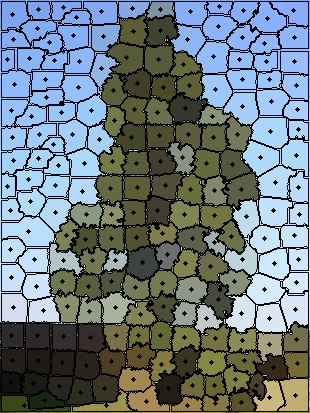
#> input picture tree-SLIC.jpg, 310 x 413 px
$ python slic_zero.py --image tree-SLIC.jpg   (older library calls are emulated)
#> lines starting #> are read from the running program, lines starting #| are printed output that depends on the picture; after the words box and inside, x2 and y2 are one past the last pixel; in counts of white or black regions, pixels touching at a corner belong together
### superpixels/slic.py
""" SLIC superpixel segmentation"""

from skimage.segmentation import slic

# **SLIC-algorithm:**
#
# Segments image using k-means clustering in Color-(x,y,z) space.
#
# - image: Input image, which can be 2D or 3D, and grayscale or multichannel.
# - num_superpixels: The (approximate) number of superpixels in the output
#   image.
# - compactness: Balances color proximity and space proximity. A higher value
#   value gives more weight to space proximity making superpixel shapes more
#   square/cubic. Default: 1.0.
# - max_iterations: Maximum number of iterations of k-means. Default: 10.
# - sigma: Width of gaussian smoothing kernel for pre-processing. Default: 0.0.


# [6 lines left out: function image_to_slic, not called in this run]


def image_to_slic_zero(image, num_superpixels, compactness=1.0,
                       max_iterations=10, sigma=0.0):
    """Segments image using the SLIC-zero algorithm, that is the zero-parameter
    mode of SLIC."""

    return slic(image, n_segments=num_superpixels, compactness=compactness,
                max_iter=max_iterations, sigma=sigma, slic_zero=True)

### superpixels/extract.py
import numpy as np

from .superpixel import Superpixel


def extract_superpixels(image, superpixel_representation):
    """Returns an array of all the superpixels found in scan-line order of the
    superpixel representation with the superpixel values as identifiers."""

    height, width = superpixel_representation.shape

    # Create the working dictionary of none initialized superpixels (except
    # their identifier and false bounding box coordinates).
    values = np.unique(superpixel_representation)
    superpixels = {
                i: Superpixel(id=i, left=float('inf'), top=float('inf'))
                for i in values
            }

    bounding = {
            i: {
                'right': float('-inf'),
                'bottom': float('-inf'),
            }
            for i in values
        }

    # Helper variable to calculate the scan-line order of the superpixels.
    order = 0

    # Iterate over each pixel once and collect as much information about
    # the individual superpixels as we can.
    for y, row in enumerate(superpixel_representation):
        for x, value in enumerate(row):
            s = superpixels[value]

            # Set the order and increment if not already set for this
            # superpixel.
            if s.order is None:
                s.order = order
                order += 1

            # Compute the upperleft coordinates of the bounding box.
            s.left = min(s.left, x)
            s.top = min(s.top, y)

            current_bounding = bounding[value]
            current_bounding['right'] = max(current_bounding['right'], x)
            current_bounding['bottom'] = max(current_bounding['bottom'], y)

            # Calculate and update neighbors.
            slice_x = __get_1x1_slice(x, width)
            slice_y = __get_1x1_slice(y, height)
            slice_1x1 = superpixel_representation[slice_y, slice_x]
            s.neighbors.update(slice_1x1.flatten())

    # Iterate over each superpixel and collect additional information.
    for s in superpixels.values():
        # Remove itself from neighborhood.
        s.neighbors.discard(s.id)

        # Slice the image to the bounding box.
        current_bounding = bounding[s.id]
        slice_x = slice(s.left, current_bounding['right'] + 1)
        slice_y = slice(s.top, current_bounding['bottom'] + 1)

        s.image = image[slice_y, slice_x]

        # Compute the mask.
        s.mask = __compute_mask(superpixel_representation[slice_y, slice_x],
                                s.id)

    # Return the list, sort it by the `order` attribute.
    return sorted(list(superpixels.values()), key=lambda s: s.order)


def __get_1x1_slice(index, maximum):
    """Returns the 1x1 neighborhood of `index` exlcuding values lower than
    0 and greater than or equal to maximum."""

    return slice(max(0, index - 1), min(maximum, index + 2))


def __compute_mask(image, value):
    """Returns the mask of an image, where everything not equals `value`
    is 0 and everything equals `value` is 255."""

    mask = np.zeros(image.shape, dtype=np.uint8)
    mask[image == value] = 255

    return mask

### superpixels/save.py
import os
import cv2
import imutils
import numpy as np

# Load the correct pickle implementation for different python versions.
try:
    import cPickle as pickle
except:
    import _pickle as pickle


def save_superpixel_image(image, superpixels, path, name,
                          show_contour=True, contour_color=(0, 0, 255),
                          contour_thickness=1, show_center=False,
                          center_radius=2, center_color=(0, 0, 255),
                          show_mean=False):
    """Saves the superpixel representation of an image to a file. Visualizes
    the superpixels by drawing contours, the superpixels with its mean color
    and/or their center of mass."""

    output_image = np.array(image)

    for s in superpixels:
        # For the drawing of the mean color and the contour, we need to
        # calculate the contour of the mask.
        #
        # **ATTENTION:** `findContours` modifies the source image, so we
        # need to copy the mask before passing it to OpenCV.
        contours = cv2.findContours(np.copy(s.mask), cv2.RETR_LIST,
                                    cv2.CHAIN_APPROX_NONE)

        # Grab the tuples based on whether we are using OpenCV 2.4 or 3.
        contours = contours[0] if imutils.is_cv2() else contours[1]

        if show_mean:
            # Draw the filled contour with the superpixels mean color.
            cv2.drawContours(output_image, contours, -1, s.mean, -1,
                             offset=(s.left, s.top))

        if show_contour:
            # Draw the outline of the contour with the contour color.
            cv2.drawContours(output_image, contours, -1, contour_color,
                             contour_thickness, offset=(s.left, s.top))

        if show_center:
            # Draw a filled circle with the contour color.
            cv2.circle(output_image, s.rounded_absolute_center, center_radius,
                       center_color, -1)

    # Write the image to the specified output path.
    try:
        os.makedirs(path)
    except:
        pass

    cv2.imwrite(os.path.join(path, name), output_image)


# [17 lines left out: functions save_superpixels, load_superpixels, not called in this run]

### superpixels/superpixel.py
import cv2
import numpy as np
from scipy import ndimage


class Superpixel(object):
    """Data class that holds all the information of a single superpixel."""

    def __init__(self, id=None, order=None, left=0, top=0, neighbors=None,
                 image=np.empty((0, 0, 3), dtype=np.float),
                 mask=np.empty((0, 0, 1), dtype=np.uint8)):

        # The identifier of the superpixel.
        self.id = id

        # The order of the superpixel. Corresponds to the scan line order of
        # the superpixels.
        self.order = order

        # The left coordinate of the bounding box of the superpixel.
        self.left = left

        # The top coordinate of the bounding box of the superpixel.
        self.top = top

        # The set of spatial neighbors of the superpixel saved by their id.
        self.neighbors = set() if neighbors is None else neighbors

        # The sliced image of the superpixel in the shape of its bounding box.
        self.image = image

        # The mask of the superpixel with the shape of its bounding box. A `0`
        # means that the pixel is outside of the superpixel, otherwise inside.
        self.mask = mask

    # [85 lines left out: functions width, height, count, relative_center, rounded_relative_center, absolute_center and 4 more, not called in this run]

### slic_zero.py
"""SLIC-zero Superpixel segmentation script
"""

from __future__ import print_function

import argparse
import cv2

from superpixels import (image_to_slic_zero, extract_superpixels,
                         save_superpixel_image)


# Possible arguments for the script. Look up each help parameter for additional
# information.
NUM_SEGMENTS = 100
COMPACTNESS = 1.0
MAX_ITERATIONS = 10
SIGMA = 0.0
SHOW_CONTOUR = True
CONTOUR_THICKNESS = 1
SHOW_CENTER = False
CENTER_RADIUS = 2
SHOW_MEAN = False


def get_arguments():
    """Parses the arguments from the terminal and overrides their corresponding
    default values. Returns all arguments in a dictionary."""

    parser = argparse.ArgumentParser(description='SLIC-zero Superpixel '
                                     'segmentation script')

    parser.add_argument('-i', '--image', required=True, type=str,
                        help='Path to the image')
    parser.add_argument('-o', '--output', type=str,
                        help='Path and name to the superpixel segmented image.'
                        ' Default: <image_path>/<image_name>-SLIC_zero.<ext>')

    parser.add_argument('--num-segments', type=int, default=NUM_SEGMENTS,
                        help='Number of segments. Default: {}'
                        .format(NUM_SEGMENTS))
    parser.add_argument('--compactness', type=float, default=COMPACTNESS,
                        help='Balances color proximity and space proximity. '
                        'A higher value gives more weight to space proximity '
                        'making superpixel shapes more square/cubic. Default: '
                        '{}'.format(COMPACTNESS))
    parser.add_argument('--max-iterations', type=int, default=MAX_ITERATIONS,
                        help='Maximum number of iterations of k-means. '
                        'Default: {}'.format(MAX_ITERATIONS))
    parser.add_argument('--sigma', type=float, default=SIGMA,
                        help='Width of gaussian smoothing kernel for pre-'
                        'processing. Default: {}'.format(SIGMA))

    group = parser.add_mutually_exclusive_group(required=False)
    group.add_argument('--contour', dest='show_contour',
                       action='store_true', help='Shows a contour of the '
                       'superpixels in the output image. Default: {}'
                       .format(SHOW_CONTOUR))
    group.add_argument('--no-contour', dest='show_contour',
                       action='store_false', help='Doesn\'t show a contour of '
                       'the superpixels in the output image. Default: {}'
                       .format(not SHOW_CONTOUR))
    parser.set_defaults(show_contour=SHOW_CONTOUR)
    parser.add_argument('--contour-thickness', type=int,
                        default=CONTOUR_THICKNESS, help='The thickness of the '
                        'drawn contour. Default: {}'.format(CONTOUR_THICKNESS))
    group = parser.add_mutually_exclusive_group(required=False)
    group.add_argument('--center', dest='show_center',
                       action='store_true', help='Shows the center of mass '
                       'for all superpixels in the output image. Default: {}'
                       .format(SHOW_CENTER))
    group.add_argument('--no-center', dest='show_center',
                       action='store_false', help='Doesn\'t show the center '
                       'of mass for all superpixels in the output image. '
                       'Default: {}'.format(not SHOW_CENTER))
    parser.set_defaults(show_center=SHOW_CENTER)
    parser.add_argument('--center-radius', type=int, default=CENTER_RADIUS,
                        help='The radius of the drawn center. Default: {}'
                        .format(CENTER_RADIUS))
    group = parser.add_mutually_exclusive_group(required=False)
    group.add_argument('--mean', dest='show_mean', action='store_true',
                       help='Fills the superpixel with its mean color. '
                       'Default: {}'.format(SHOW_MEAN))
    group.add_argument('--no-mean', dest='show_mean',
                       action='store_false', help='Does\'t fill the '
                       'superpixel with its mean color. Default: {}'
                       .format(not SHOW_MEAN))
    parser.set_defaults(show_mean=SHOW_MEAN)

    args = parser.parse_args()

    # Give output fallback value dependent on input.
    if not args.output:
        path = args.image.split('/')
        name = path[-1].split('.')
        name = '{}-SLIC_zero.{}'.format('.'.join(name[:-1]), name[-1])
        args.output = '{}/{}'.format('/'.join(path[:-1]), name)

    return args


def main():
    """Runs the SLIC-zero superpixel segmentation."""

    args = get_arguments()

    # Calcuate the output directory and output filename from the ouput passed
    # as an argument.
    output = args.output.split('/')
    output_dir = '/'.join(output[0:-1]) if len(output) > 1 else '.'
    output_name = output[-1]

    # Load the image from file.
    image = cv2.imread(args.image)
#> image is the input picture: shape (413, 310, 3); mean B, G, R 125.7, 121.4, 108

    # Apply SLIC-zero.
    rep = image_to_slic_zero(image, args.num_segments,
                             compactness=args.compactness,
                             max_iterations=args.max_iterations,
                             sigma=args.sigma)
#> in image_to_slic_zero, `return slic(image, n_segments=num_superpixels, compactness=compactness..`:
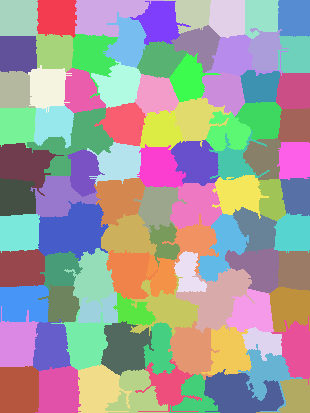
#> returned value: shape (413, 310) int64; 93 distinct labels, from 1 to 93; one colour per label, 0 black

    # Extract the superpixels from the superpixel representation.
    superpixels = extract_superpixels(image, rep)
#> in extract_superpixels, `values = np.unique(superpixel_representation)`: values = 93 values from 1 to 93
#> in extract_superpixels, `superpixels = { i: Superpixel(id=i, left=float('inf'), top=float('inf'..`: superpixels = 93 items
#> after the loop in extract_superpixels, `for y, row in enumerate(superpixel_representation):`: order = 93; s.neighbors = 4 items; s.order = 92
#> the loop in extract_superpixels, `for s in superpixels.values():` made 93 passes
#> current_bounding on passes 1 to 12: {'right': 38, 'bottom': 35}, {'right': 76, 'bottom': 37}, {'right': 163, 'bottom': 36}, {'right': 210, 'bottom': 33}, {'right': 244, 'bottom': 37}, {'right': 278, 'bottom': 38}, {'right': 309, 'bottom': 36}, {'right': 190, 'bottom': 44}, {'right': 146, 'bottom': 67}, {'right': 220, 'bottom': 72}, {'right': 288, 'bottom': 70}, {'right': 73, 'bottom': 71}
#> pass 1, in extract_superpixels, `s.image = image[slice_y, slice_x]`:
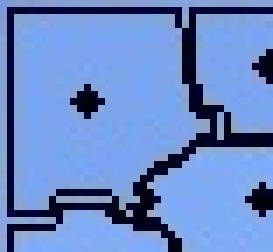
#> s.image: shape (36, 39, 3) (shown 7 times larger); mean B, G, R 198.2, 137.5, 105.7
#> pass 1, in extract_superpixels, `s.mask = __compute_mask(superpixel_representation[slice_y, slice_x], s..`:
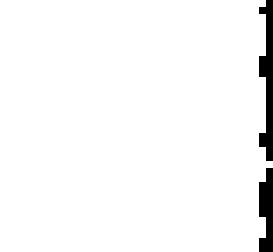
#> s.mask: shape (36, 39) (shown 7 times larger); 96.6% white; black in thin lines or dots, all inside (x1, y1, x2, y2) = (37, 0, 39, 36)
#> pass 2, in extract_superpixels, `s.image = image[slice_y, slice_x]`:
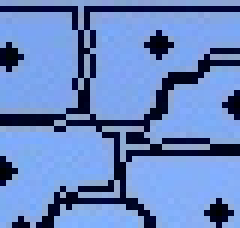
#> s.image: shape (38, 40, 3) (shown 6 times larger); mean B, G, R 193.1, 134.4, 104.8
#> pass 2, in extract_superpixels, `s.mask = __compute_mask(superpixel_representation[slice_y, slice_x], s..`:
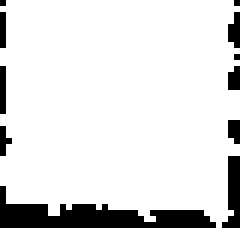
#> s.mask: shape (38, 40) (shown 6 times larger); 87.8% white; 11 black regions (9 under 20 px), largest, box (x1, y1, x2, y2) and area: (0, 31, 36, 38) 116, (37, 26, 40, 38) 24
#> superpixels = 93 items

    # Save the superpixels to the output image.
    save_superpixel_image(image, superpixels, output_dir, output_name,
                          show_contour=args.show_contour,
                          contour_thickness=args.contour_thickness,
                          show_center=args.show_center,
                          center_radius=args.center_radius,
                          show_mean=args.show_mean)
#> the loop in save_superpixel_image, `for s in superpixels:` made 93 passes
#> contours on passes 4, 11, 33, 36, 46, 49, 59: 1 contour; box (x1, y1, x2, y2) and area: (0, 0, 47, 34) 900, 1 contour; box (x1, y1, x2, y2) and area: (0, 0, 41, 43) 992, 1 contour; box (x1, y1, x2, y2) and area: (0, 0, 32, 35) 940, 1 contour; box (x1, y1, x2, y2) and area: (0, 0, 61, 50) 880, 1 contour; box (x1, y1, x2, y2) and area: (0, 0, 30, 39) 912, 1 contour; box (x1, y1, x2, y2) and area: (0, 0, 28, 42) 828, 1 contour; box (x1, y1, x2, y2) and area: (0, 0, 31, 44) 692
#> after the loop in save_superpixel_image, `for s in superpixels:`:
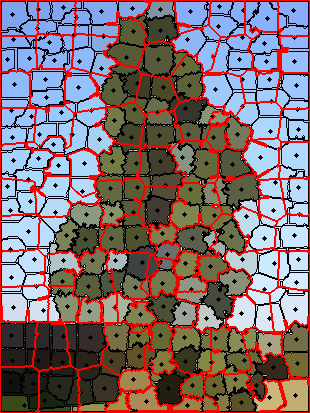
#> output_image: shape (413, 310, 3); 13.66% of pixels changed, all inside (x1, y1, x2, y2) = (0, 0, 310, 413)


# Only run if the script is executed directly.
if __name__ == '__main__':
    main()
